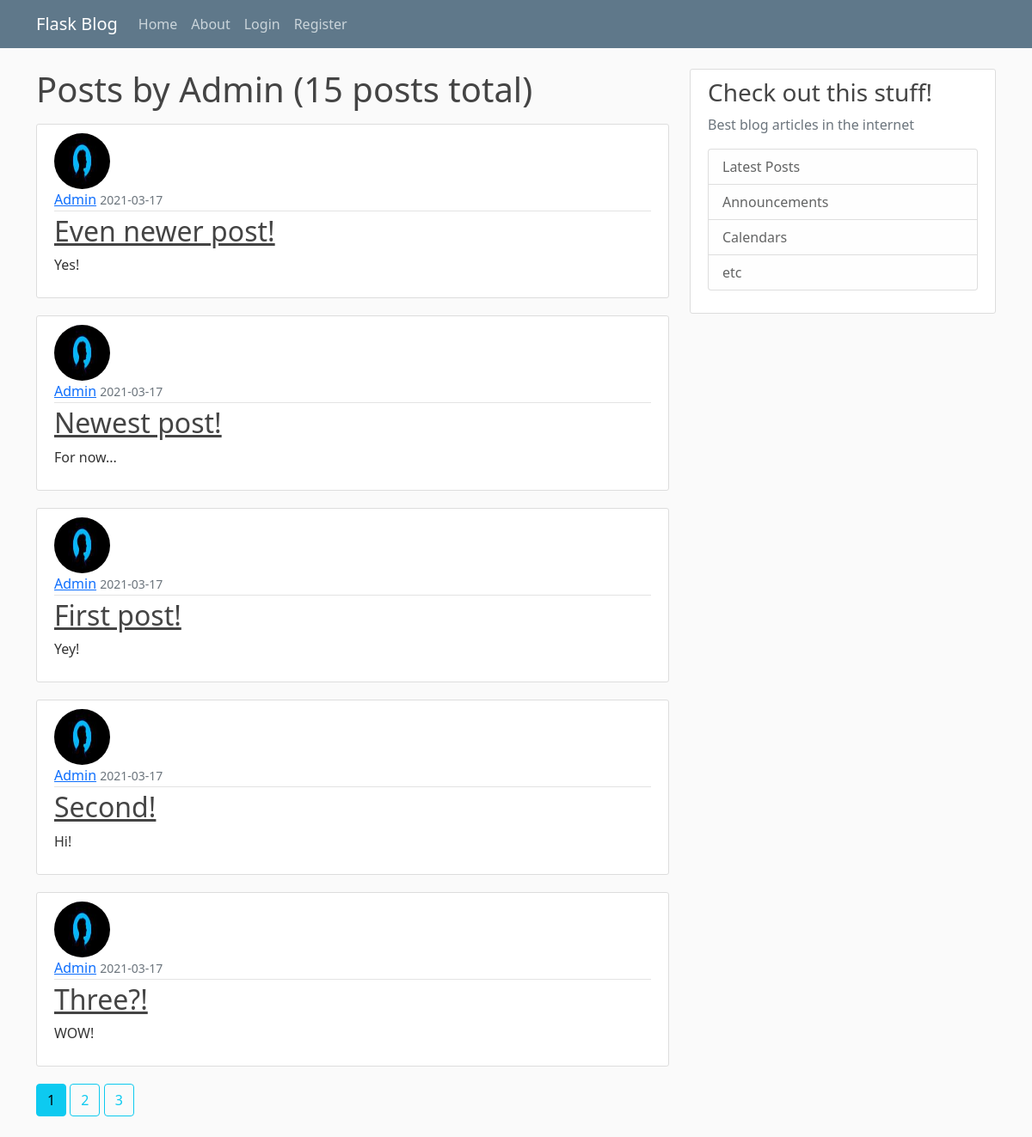
/user/Admin, run on the app's committed database.
### flaskblog/models.py (models this page shows, shortened)
class User(db.Model, UserMixin):
    id = db.Column(db.Integer, primary_key=True)
    username = db.Column(db.String(20), unique=True, nullable=False)
    email = db.Column(db.String(120), unique=True, nullable=False)
    image_file = db.Column(db.String(20), nullable=False,
                           default='default.jpg')
    password = db.Column(db.String(60), nullable=False)
    posts = db.relationship('Post', backref='author', lazy=True)

class Post(db.Model):
    id = db.Column(db.Integer, primary_key=True)
    title = db.Column(db.String(100), nullable=False)
    date_posted = db.Column(db.DateTime, nullable=False, default="datetime.now()")
    content = db.Column(db.Text, nullable=False)
    user_id = db.Column(db.Integer, db.ForeignKey('user.id'), nullable=False)

### flaskblog/routes.py (the view)
@app.route('/user/<string:username>')
def user_posts(username):
    page = request.args.get('page', 1, type=int)
    user = User.query.filter_by(username=username).first_or_404()
    posts = Post.query.filter_by(author=user).order_by(Post.date_posted.desc()).paginate(page=page, per_page=5)
    return render_template('user_posts.html', posts=posts, user=user)

### flaskblog/templates/user_posts.html
{% extends "layout.html" %}
{% block content %}
<h1 class="mb-3">Posts by {{ user.username }} ({{ posts.total }} posts total)</h1>
    {% for post in posts.items %}
        <article class="media content-section">
          <img class="rounded-circle article-img" src="{{ url_for('static', filename='profile_pics/' + post.author.image_file) }}">
          <div class="media-body">
            <div class="article-metadata">
              <a class="mr-2" href="{{ url_for('user_posts', username=post.author.username) }}">{{ post.author.username }}</a>
              <small class="text-muted">{{ post.date_posted.strftime('%Y-%m-%d') }}</small>
            </div>
            <h2><a class="article-title" href="{{ url_for('post', post_id=post.id) }}">{{ post.title }}</a></h2>
            <p class="article-content">{{ post.content }}</p>
          </div>
        </article>
    {% endfor %}
    {% for page_num in posts.iter_pages(left_edge=1, right_edge=1, left_current=1, right_current=2) %}
        {% if page_num %}
        {% if posts.page == page_num %}
          <a class="btn btn-info mb-4" href="{{ url_for('user_posts', username=user.username,  page=page_num) }}">{{ page_num }}</a>
        {% else %}
          <a class="btn btn-outline-info mb-4" href="{{ url_for('user_posts', username=user.username,  page=page_num) }}">{{ page_num }}</a>
        {% endif %}
        {% else %}
          ...
        {% endif %}
    {% endfor %}
{% endblock content %}

### flaskblog/static/main.css (style rules this page uses)
body { background: #fafafa; color: #333333; margin-top: 5rem; word-break:break-all; }
h1, h2, h3, h4, h5, h6 { color: #444444; }
.content-section { background: #ffffff; padding: 10px 20px; border: 1px solid #dddddd; border-radius: 3px; margin-bottom: 20px; }
.article-title { color: #444444; }
.article-content { white-space: pre-line; }
.article-img { height: 65px; width: 65px; margin-right: 16px; }
.article-metadata { padding-bottom: 1px; margin-bottom: 4px; border-bottom: 1px solid #e3e3e3 }

### data on the page
User: username "Admin"
Post: image_file (picture), author.username "Admin", date_posted "2021-03-17", title "Even newer post!", content "Yes!"
Post: image_file (picture), author.username "Admin", date_posted "2021-03-17", title "Newest post!", content "For now..."
Post: image_file (picture), author.username "Admin", date_posted "2021-03-17", title "First post!", content "Yey!"
Post: image_file (picture), author.username "Admin", date_posted "2021-03-17", title "Second!", content "Hi!"
Post: image_file (picture), author.username "Admin", date_posted "2021-03-17", title "Three?!", content "WOW!"

### other printed values
{{ posts.total }} "15"
{{ page_num }} "1"
{{ page_num }} "2" "3"
